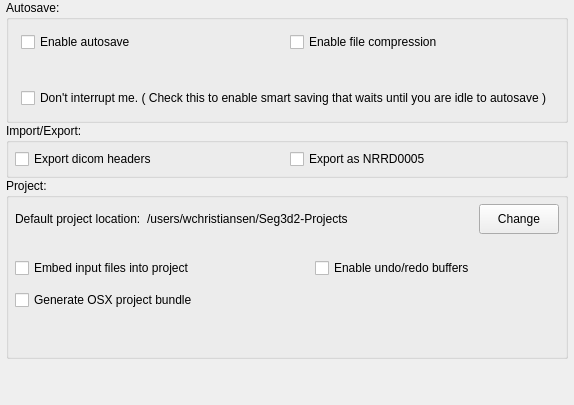
     <widget class="QWidget" name="tab_general_">
      <attribute name="title">
       <string>General</string>
      </attribute>
      <layout class="QVBoxLayout" name="verticalLayout_12">
       <property name="spacing">
        <number>0</number>
       </property>
       <property name="leftMargin">
        <number>6</number>
       </property>
       <property name="topMargin">
        <number>0</number>
       </property>
       <property name="rightMargin">
        <number>6</number>
       </property>
       <property name="bottomMargin">
        <number>6</number>
       </property>
       <item>
        <widget class="QGroupBox" name="groupBox_2">
         <property name="sizePolicy">
          <sizepolicy hsizetype="Preferred" vsizetype="Preferred">
           <horstretch>0</horstretch>
           <verstretch>0</verstretch>
          </sizepolicy>
         </property>
         <property name="title">
          <string>Autosave:</string>
         </property>
         <layout class="QVBoxLayout" name="verticalLayout">
          <property name="margin">
           <number>6</number>
          </property>
          <item>
           <widget class="QWidget" name="widget_13" native="true">
            <layout class="QHBoxLayout" name="horizontalLayout_3">
             <property name="margin">
              <number>6</number>
             </property>
             <item>
              <widget class="QCheckBox" name="auto_save_checkbox_">
               <property name="text">
                <string>Enable autosave</string>
               </property>
              </widget>
             </item>
             <item>
              <widget class="QCheckBox" name="enable_compression_checkbox_">
               <property name="text">
                <string>Enable file compression</string>
               </property>
              </widget>
             </item>
            </layout>
           </widget>
          </item>
          <item>
           <widget class="QWidget" name="widget_14" native="true">
            <layout class="QHBoxLayout" name="horizontalLayout_11">
             <property name="margin">
              <number>6</number>
             </property>
             <item>
              <widget class="QtUtils::QtSliderIntCombo" name="auto_save_timer_adjuster_" native="true"/>
             </item>
             <item>
              <widget class="QtUtils::QtSliderIntCombo" name="compression_adjuster_" native="true"/>
             </item>
            </layout>
           </widget>
          </item>
          <item>
           <widget class="QWidget" name="widget_16" native="true">
            <layout class="QHBoxLayout" name="horizontalLayout_14">
             <property name="margin">
              <number>6</number>
             </property>
             <item>
              <widget class="QCheckBox" name="smart_save_checkbox_">
               <property name="text">
                <string>Don't interrupt me. ( Check this to enable smart saving that waits until you are idle to autosave )</string>
               </property>
              </widget>
             </item>
            </layout>
           </widget>
          </item>
         </layout>
        </widget>
       </item>
       <item>
        <widget class="QGroupBox" name="groupBox_11">
         <property name="title">
          <string>Import/Export:</string>
         </property>
         <layout class="QHBoxLayout" name="horizontalLayout">
          <property name="margin">
           <number>6</number>
          </property>
          <item>
           <widget class="QWidget" name="widget" native="true">
            <layout class="QHBoxLayout" name="horizontalLayout_7">
             <property name="margin">
              <number>0</number>
             </property>
             <item>
              <widget class="QCheckBox" name="export_dicom_headers_">
               <property name="toolTip">
                <string>This feature adds the original dicom headers back into the dicom that are exported</string>
               </property>
               <property name="text">
                <string>Export dicom headers</string>
               </property>
              </widget>
             </item>
             <item>
              <widget class="QCheckBox" name="export_nrrd0005_">
               <property name="toolTip">
                <string>This feature enables saving all NRRD files as NRRD0005 format.  When unchecked, axis-aligned NRRD will likely be saved as NRRD0001 format.</string>
               </property>
               <property name="text">
                <string>Export as NRRD0005</string>
               </property>
              </widget>
             </item>
            </layout>
           </widget>
          </item>
         </layout>
        </widget>
       </item>
       <item>
        <widget class="QGroupBox" name="groupBox_9">
         <property name="sizePolicy">
          <sizepolicy hsizetype="Preferred" vsizetype="Fixed">
           <horstretch>0</horstretch>
           <verstretch>0</verstretch>
          </sizepolicy>
         </property>
         <property name="title">
          <string>Project:</string>
         </property>
         <layout class="QVBoxLayout" name="verticalLayout_10">
          <property name="spacing">
           <number>12</number>
          </property>
          <property name="margin">
           <number>0</number>
          </property>
          <item>
           <widget class="QWidget" name="widget_2" native="true">
            <property name="minimumSize">
             <size>
              <width>0</width>
              <height>32</height>
             </size>
            </property>
            <layout class="QHBoxLayout" name="horizontalLayout_2">
             <property name="margin">
              <number>6</number>
             </property>
             <item>
              <widget class="QLabel" name="label_10">
               <property name="text">
                <string>Default project location:</string>
               </property>
              </widget>
             </item>
             <item>
              <widget class="QLabel" name="path_">
               <property name="sizePolicy">
                <sizepolicy hsizetype="MinimumExpanding" vsizetype="Preferred">
                 <horstretch>0</horstretch>
                 <verstretch>0</verstretch>
                </sizepolicy>
               </property>
               <property name="text">
                <string>/users/wchristiansen/Seg3d2-Projects</string>
               </property>
              </widget>
             </item>
             <item>
              <widget class="QPushButton" name="change_directory_button_">
               <property name="minimumSize">
                <size>
                 <width>0</width>
                 <height>30</height>
                </size>
               </property>
               <property name="text">
                <string>Change</string>
               </property>
               <property name="autoDefault">
                <bool>false</bool>
               </property>
              </widget>
             </item>
            </layout>
           </widget>
          </item>
          <item>
           <widget class="QWidget" name="widget_5" native="true">
            <layout class="QHBoxLayout" name="horizontalLayout_15" stretch="1,1">
             <property name="spacing">
              <number>0</number>
             </property>
             <property name="margin">
              <number>6</number>
             </property>
             <item>
              <widget class="QWidget" name="widget_8" native="true">
               <property name="minimumSize">
                <size>
                 <width>0</width>
                 <height>30</height>
                </size>
               </property>
               <layout class="QVBoxLayout" name="verticalLayout_2">
                <property name="spacing">
                 <number>12</number>
                </property>
                <property name="margin">
                 <number>0</number>
                </property>
                <item>
                 <widget class="QCheckBox" name="embed_input_files_">
                  <property name="sizePolicy">
                   <sizepolicy hsizetype="MinimumExpanding" vsizetype="Fixed">
                    <horstretch>0</horstretch>
                    <verstretch>0</verstretch>
                   </sizepolicy>
                  </property>
                  <property name="minimumSize">
                   <size>
                    <width>300</width>
                    <height>0</height>
                   </size>
                  </property>
                  <property name="text">
                   <string>Embed input files into project</string>
                  </property>
                 </widget>
                </item>
                <item>
                 <widget class="QCheckBox" name="generate_osx_project_bundle_">
                  <property name="text">
                   <string>Generate OSX project bundle</string>
                  </property>
                 </widget>
                </item>
                <item>
                 <spacer name="verticalSpacer_6">
                  <property name="orientation">
                   <enum>Qt::Vertical</enum>
                  </property>
                  <property name="sizeHint" stdset="0">
                   <size>
                    <width>20</width>
                    <height>40</height>
                   </size>
                  </property>
                 </spacer>
                </item>
               </layout>
              </widget>
             </item>
             <item>
              <widget class="QWidget" name="widget_9" native="true">
               <layout class="QVBoxLayout" name="verticalLayout_6">
                <property name="spacing">
                 <number>12</number>
                </property>
                <property name="margin">
                 <number>0</number>
                </property>
                <item>
                 <widget class="QCheckBox" name="enable_undo_">
                  <property name="sizePolicy">
                   <sizepolicy hsizetype="Preferred" vsizetype="Fixed">
                    <horstretch>0</horstretch>
                    <verstretch>0</verstretch>
                   </sizepolicy>
                  </property>
                  <property name="text">
                   <string>Enable undo/redo buffers</string>
                  </property>
                 </widget>
                </item>
                <item>
                 <widget class="QtUtils::QtSliderDoubleCombo" name="percent_of_memory_" native="true"/>
                </item>
                <item>
                 <spacer name="verticalSpacer_4">
                  <property name="orientation">
                   <enum>Qt::Vertical</enum>
                  </property>
                  <property name="sizeHint" stdset="0">
                   <size>
                    <width>20</width>
                    <height>40</height>
                   </size>
                  </property>
                 </spacer>
                </item>
               </layout>
              </widget>
             </item>
            </layout>
           </widget>
          </item>
         </layout>
        </widget>
       </item>
       <item>
        <spacer name="verticalSpacer_5">
         <property name="orientation">
          <enum>Qt::Vertical</enum>
         </property>
         <property name="sizeHint" stdset="0">
          <size>
           <width>20</width>
           <height>40</height>
          </size>
         </property>
        </spacer>
       </item>
      </layout>
     </widget>
